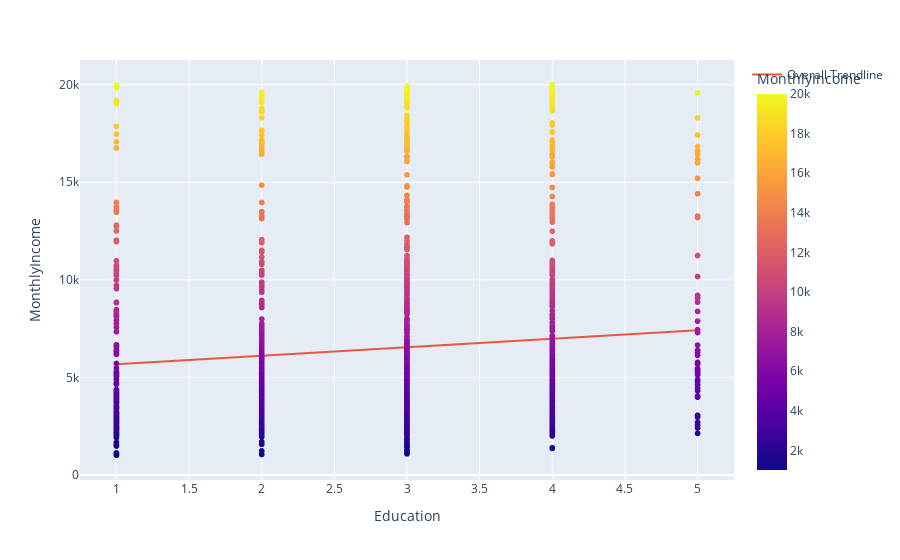

The code cell stored with this chart in its notebook:
### Markdown cell above
13. Does the income depend on the education level?

### Code cell
display(df.head(0))

fig = px.scatter(df, x="Education", y="MonthlyIncome", trendline="ols", trendline_scope="overall", color='MonthlyIncome')
fig.show()



print("Le graphique montre une legere correlation entre l'education et le salaire, le niveau n'est cepent pas tres significatif {0:.2f}".format(df['Education'].corr(df['MonthlyIncome'])))

### Figure 1 — Plotly figure (JSON) as saved in the notebook; plotly's stock layout.template omitted (floating-point values rounded to 4 significant figures; data arrays with more than 128 entries replaced by an {"elided": "..."} marker saying what was removed)
{"data": [{"hovertemplate": "Education=%{x}<br>MonthlyIncome=%{marker.color}<extra></extra>", "legendgroup": "", "marker": {"color": {"elided": "1470 int values"}, "coloraxis": "coloraxis", "symbol": "circle"}, "mode": "markers", "name": "", "showlegend": false, "type": "scattergl", "x": {"elided": "1470 int values"}, "xaxis": "x", "y": {"elided": "1470 int values"}, "yaxis": "y"}, {"hovertemplate": "<b>OLS trendline</b><br>MonthlyIncome = 436.522 * Education + 5231.37<br>R<sup>2</sup>=0.009018<br><br>Education=%{x}<br>MonthlyIncome=%{y} <b>(trend)</b><extra></extra>", "legendgroup": "Overall Trendline", "mode": "lines", "name": "Overall Trendline", "showlegend": true, "type": "scatter", "x": {"elided": "1470 int values"}, "xaxis": "x", "y": {"elided": "1470 float values"}, "yaxis": "y"}], "layout": {"coloraxis": {"colorbar": {"title": {"text": "MonthlyIncome"}}, "colorscale": [[0, "#0d0887"], [0.1111, "#46039f"], [0.2222, "#7201a8"], [0.3333, "#9c179e"], [0.4444, "#bd3786"], [0.5556, "#d8576b"], [0.6667, "#ed7953"], [0.7778, "#fb9f3a"], [0.8889, "#fdca26"], [1, "#f0f921"]]}, "legend": {"tracegroupgap": 0}, "margin": {"t": 60}, "xaxis": {"anchor": "y", "domain": [0, 1], "title": {"text": "Education"}}, "yaxis": {"anchor": "x", "domain": [0, 1], "title": {"text": "MonthlyIncome"}}}}
